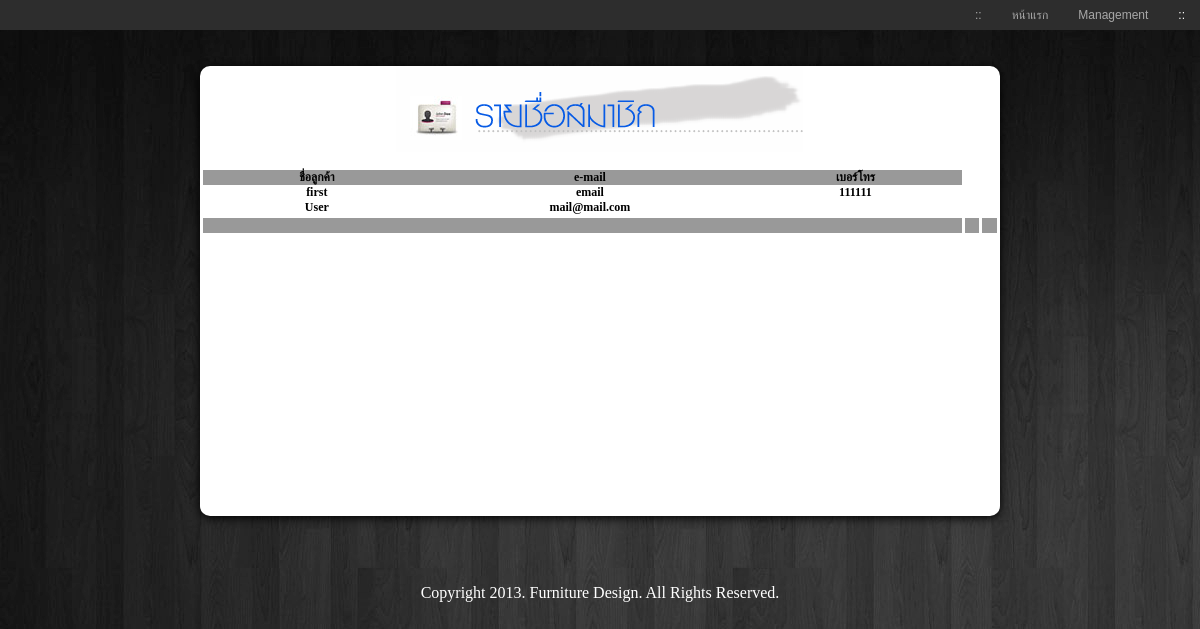
The app's page /administrator_member.php, older data.
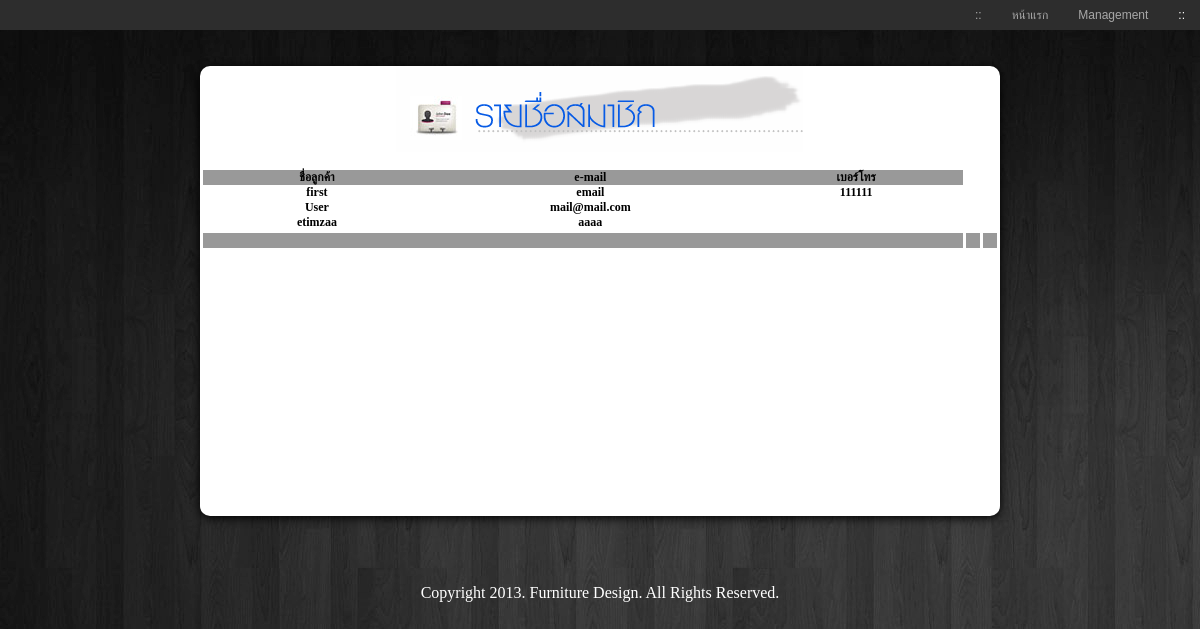
The same page, newer data.
### tables this page shows
CREATE TABLE IF NOT EXISTS `member` (
  `id` int(10) unsigned NOT NULL AUTO_INCREMENT,
  `name_display` varchar(50) NOT NULL DEFAULT '0',
  `name` varchar(50) NOT NULL DEFAULT '0',
  `last_name` varchar(50) NOT NULL DEFAULT '0',
  `email` varchar(50) NOT NULL DEFAULT '0',
  `password` varchar(50) NOT NULL DEFAULT '0',
  `gender` varchar(50) NOT NULL DEFAULT '0',
  `birthdate` date DEFAULT NULL,
  `phone` varchar(50) DEFAULT NULL,
  `number` varchar(50) DEFAULT '0',
  `room` varchar(50) DEFAULT '0',
  `floor` varchar(50) DEFAULT '0',
  `building` varchar(50) DEFAULT '0',
  `village` varchar(50) DEFAULT '0',
  `group` varchar(50) DEFAULT '0',
  `alley` varchar(50) DEFAULT '0',
  `road` varchar(50) DEFAULT '0',
  `subdistrict` varchar(50) DEFAULT '0',
  `district` varchar(50) DEFAULT '0',
  `province` varchar(50) DEFAULT '0',
  `zipcode` varchar(50) DEFAULT '0',
  PRIMARY KEY (`id`)
);

### controller/DBcontrol.php (called while the page is built, shortened)
<?php
class DBcontrol {
    public function query($sql) {
        $rs = mysql_query($sql) or die(mysql_error());
        $list = array();
        while ($row = mysql_fetch_array($rs)) {
            $list[] = $row;
        }
        return $list;
    }
}
?>

### administrator_member.php (the view, shortened to what this page needs)
<?php
include './controller/DBcontrol.php';
$db = new DBcontrol();
$db->connect();
?>
<!DOCTYPE html PUBLIC "-//W3C//DTD XHTML 1.0 Transitional//EN" "http://www.w3.org/TR/xhtml1/DTD/xhtml1-transitional.dtd">
<html xmlns="http://www.w3.org/1999/xhtml">
<head>
<link rel="stylesheet" type="text/css" media="screen" href="css/stylesheet.css" />
<link rel="stylesheet" type="text/css" href="http://yui.yahooapis.com/3.8.1/build/cssfonts/cssfonts-min.css">
</head>
<body leftmargin="0" topmargin="0">
<div>
        <ul class="menu" >
          <li><a href="#" class="active"><span>::</span></a></li>
          <li><a href="administrator_Management.php" target="_parent"><span>Management</span></a></li>
          <li><a href="index.php" target="_parent"><span>หน้าแรก</span></a></li>
          <li><a href="#"><span>::</span></a></li>
	</ul>
</div><br /><br />
<div>
  <table width="800px" height="450px" border="0" align="center" cellpadding="0" cellspacing="0"  bgcolor="#FFFFFF"  class="round_image">
      <tr>
        <th align="center" valign="top" scope="row"><table width="800" border="0" cellspacing="0" cellpadding="0">
          <tr>
            <th scope="row"><table width="800" border="0" cellspacing="0" cellpadding="0">
              <tr>
                <th align="left" valign="middle" scope="row">&nbsp;</th>
                <td align="center" valign="middle"><img src="images/P_member.png" width="407" height="86" /></td>
                <td align="left" valign="middle">&nbsp;</td>
              </tr>
              <tr>
                <th align="left" valign="middle" scope="row">&nbsp;</th>
                <td align="left" valign="middle">&nbsp;</td>
                <td align="left" valign="middle">&nbsp;</td>
              </tr>
              <tr>
                <th colspan="3" align="center" valign="top" scope="row"><table width="100%" border="0" cellspacing="3" cellpadding="0">
                  <tr>
                    <th scope="row"><table width="100%" border="0" cellspacing="0" cellpadding="0" >
                      <tr id="MenuList3">
                        <td width="30%" align="center" valign="middle" bgcolor="#999999" id="list3">ชื่อลูกค้า</td>
                        <td width="42%" align="center" valign="middle" bgcolor="#999999">e-mail</td>
                        <td width="28%" align="center" valign="middle" bgcolor="#999999">เบอร์โทร</td>
                      </tr>
                        <tbody>
                            <?php
                            $sql = "SELECT * FROM member";
                            $rs = $db->query($sql);
                            foreach ($rs as $r) {
                                echo "<tr>";
                               echo "<td>{$r['name_display']}</td>";
                               echo "<td>{$r['email']}</td>";
                               echo "<td>{$r['phone']}</td>";
                            }
                            ?>
                        </tbody>
                    </table></th>
                      <tr>
                        <td align="center" valign="middle" bgcolor="#999999" id="list">&nbsp;</td>
                        <td align="center" valign="middle" bgcolor="#999999">&nbsp;</td>
                        <td align="center" valign="middle" bgcolor="#999999">&nbsp;</td>
                      </tr>
                    </table></th>
                  </tr>
                </table></th>
              </tr>
            </table></th>
          </tr>
        </table>
          <p>&nbsp;</p></th>
</div>
<br />
<div align="center"> <font color="#FFFFFF">Copyright 2013. Furniture Design. All Rights Reserved. </font></div>
<br />
</body>
</html>

### css/stylesheet.css (style rules this page uses)
.menu { margin:0 auto; padding:0; height:30px; width:100%; display:block; background:url("../images/topMenuImages.png") repeat-x; text-align: right; }
.menu li { padding:0; margin:0; list-style:none; display:inline; }
.menu li a { float:right; padding-left:15px; display:block; color:rgb(168,168,168); text-decoration:none; font:12px Verdana, Arial, Helvetica, sans-serif; cursor:pointer; background:url("../images/topMenuImages.png") 0px -30px no-repeat; outline:none; }
.menu li a span { line-height:30px; float:left; display:block; padding-right:15px; background:url("../images/topMenuImages.png") 100% -30px no-repeat; }
.menu li a.active, .menu li a.active:hover { line-height:30px; font:12px Verdana, Arial, Helvetica, sans-serif; background:url("../images/topMenuImages.png") 0px -90px no-repeat; color:rgb(255,255,255); }
.menu li a.active span, .menu li a.active:hover span { background:url("../images/topMenuImages.png") 100% -90px no-repeat; }
.round_image tr th table tr th table tr th table tr th { font-family: "MS Serif", "New York", serif; }
.round_image tr th table tr th table tr th table { font-size: 12px; color: #000; }

### administrator_member.php (style rules this page uses)
table { font-size: 12px; }
.round_image { -webkit-border-radius: 10px; -moz-border-radius: 10px; border-radius: 10px; -webkit-box-shadow: #000 0 2px 10px; -moz-box-shadow: #000 0 2px 10px; box-shadow: #000 0 2px 10px; }

Row changes from the older to the newer data that the page shows:
added member: name_display "etimzaa", email "aaaa"
